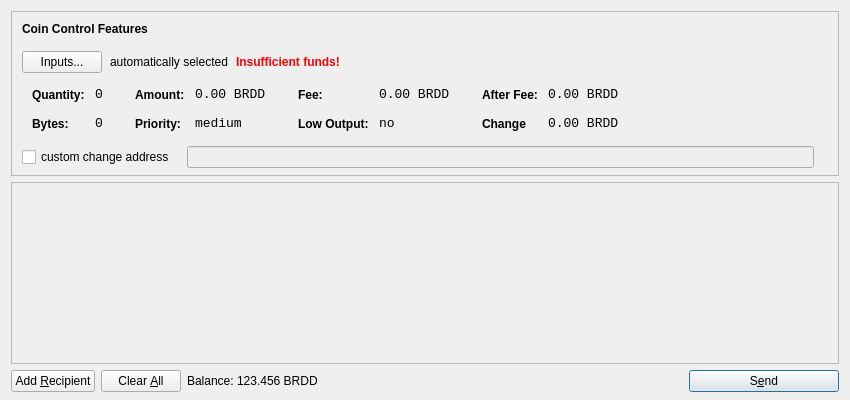
<?xml version="1.0" encoding="UTF-8"?>
<ui version="4.0">
 <class>SendCoinsDialog</class>
 <widget class="QDialog" name="SendCoinsDialog">
  <property name="geometry">
   <rect>
    <x>0</x>
    <y>0</y>
    <width>850</width>
    <height>400</height>
   </rect>
  </property>
  <property name="windowTitle">
   <string>Send Coins</string>
  </property>
  <layout class="QVBoxLayout" name="verticalLayout" stretch="0,1,0">
   <property name="bottomMargin">
    <number>8</number>
   </property>
   <item>
    <widget class="QFrame" name="frameCoinControl">
     <property name="sizePolicy">
      <sizepolicy hsizetype="Expanding" vsizetype="Expanding">
       <horstretch>0</horstretch>
       <verstretch>0</verstretch>
      </sizepolicy>
     </property>
     <property name="maximumSize">
      <size>
       <width>16777215</width>
       <height>16777215</height>
      </size>
     </property>
     <property name="frameShape">
      <enum>QFrame::StyledPanel</enum>
     </property>
     <property name="frameShadow">
      <enum>QFrame::Sunken</enum>
     </property>
     <layout class="QVBoxLayout" name="verticalLayoutCoinControl2">
      <property name="spacing">
       <number>-1</number>
      </property>
      <property name="leftMargin">
       <number>0</number>
      </property>
      <property name="topMargin">
       <number>0</number>
      </property>
      <property name="rightMargin">
       <number>0</number>
      </property>
      <property name="bottomMargin">
       <number>6</number>
      </property>
      <item>
       <layout class="QVBoxLayout" name="verticalLayoutCoinControl" stretch="0,0,0,0,1">
        <property name="spacing">
         <number>0</number>
        </property>
        <property name="leftMargin">
         <number>10</number>
        </property>
        <property name="topMargin">
         <number>10</number>
        </property>
        <item>
         <layout class="QHBoxLayout" name="horizontalLayoutCoinControl1">
          <property name="bottomMargin">
           <number>15</number>
          </property>
          <item>
           <widget class="QLabel" name="labelCoinControlFeatures">
            <property name="sizePolicy">
             <sizepolicy hsizetype="Preferred" vsizetype="Maximum">
              <horstretch>0</horstretch>
              <verstretch>0</verstretch>
             </sizepolicy>
            </property>
            <property name="font">
             <font>
              <weight>75</weight>
              <bold>true</bold>
             </font>
            </property>
            <property name="styleSheet">
             <string notr="true">font-weight:bold;</string>
            </property>
            <property name="text">
             <string>Coin Control Features</string>
            </property>
           </widget>
          </item>
         </layout>
        </item>
        <item>
         <layout class="QHBoxLayout" name="horizontalLayoutCoinControl2" stretch="0,0,0,0">
          <property name="spacing">
           <number>8</number>
          </property>
          <property name="bottomMargin">
           <number>10</number>
          </property>
          <item>
           <widget class="QPushButton" name="pushButtonCoinControl">
            <property name="styleSheet">
             <string notr="true"/>
            </property>
            <property name="text">
             <string>Inputs...</string>
            </property>
           </widget>
          </item>
          <item>
           <widget class="QLabel" name="labelCoinControlAutomaticallySelected">
            <property name="text">
             <string>automatically selected</string>
            </property>
            <property name="margin">
             <number>5</number>
            </property>
           </widget>
          </item>
          <item>
           <widget class="QLabel" name="labelCoinControlInsuffFunds">
            <property name="font">
             <font>
              <weight>75</weight>
              <bold>true</bold>
             </font>
            </property>
            <property name="styleSheet">
             <string notr="true">color:red;font-weight:bold;</string>
            </property>
            <property name="text">
             <string>Insufficient funds!</string>
            </property>
            <property name="margin">
             <number>5</number>
            </property>
           </widget>
          </item>
          <item>
           <spacer name="horizontalSpacerCoinControl">
            <property name="orientation">
             <enum>Qt::Horizontal</enum>
            </property>
            <property name="sizeHint" stdset="0">
             <size>
              <width>40</width>
              <height>1</height>
             </size>
            </property>
           </spacer>
          </item>
         </layout>
        </item>
        <item>
         <widget class="QWidget" name="widgetCoinControl" native="true">
          <property name="sizePolicy">
           <sizepolicy hsizetype="Preferred" vsizetype="Preferred">
            <horstretch>0</horstretch>
            <verstretch>0</verstretch>
           </sizepolicy>
          </property>
          <property name="minimumSize">
           <size>
            <width>0</width>
            <height>0</height>
           </size>
          </property>
          <property name="styleSheet">
           <string notr="true"/>
          </property>
          <layout class="QHBoxLayout" name="horizontalLayoutCoinControl5">
           <property name="margin">
            <number>0</number>
           </property>
           <item>
            <layout class="QHBoxLayout" name="horizontalLayoutCoinControl3" stretch="0,0,0,1">
             <property name="spacing">
              <number>20</number>
             </property>
             <property name="topMargin">
              <number>0</number>
             </property>
             <property name="bottomMargin">
              <number>10</number>
             </property>
             <item>
              <layout class="QFormLayout" name="formLayoutCoinControl1">
               <property name="horizontalSpacing">
                <number>10</number>
               </property>
               <property name="verticalSpacing">
                <number>14</number>
               </property>
               <property name="leftMargin">
                <number>10</number>
               </property>
               <property name="topMargin">
                <number>4</number>
               </property>
               <property name="rightMargin">
                <number>6</number>
               </property>
               <item row="0" column="0">
                <widget class="QLabel" name="labelCoinControlQuantityText">
                 <property name="styleSheet">
                  <string notr="true">font-weight:bold;</string>
                 </property>
                 <property name="text">
                  <string>Quantity:</string>
                 </property>
                 <property name="margin">
                  <number>0</number>
                 </property>
                </widget>
               </item>
               <item row="0" column="1">
                <widget class="QLabel" name="labelCoinControlQuantity">
                 <property name="font">
                  <font>
                   <family>Monospace</family>
                   <pointsize>10</pointsize>
                  </font>
                 </property>
                 <property name="cursor">
                  <cursorShape>IBeamCursor</cursorShape>
                 </property>
                 <property name="contextMenuPolicy">
                  <enum>Qt::ActionsContextMenu</enum>
                 </property>
                 <property name="text">
                  <string>0</string>
                 </property>
                 <property name="margin">
                  <number>0</number>
                 </property>
                 <property name="textInteractionFlags">
                  <set>Qt::LinksAccessibleByMouse|Qt::TextSelectableByKeyboard|Qt::TextSelectableByMouse</set>
                 </property>
                </widget>
               </item>
               <item row="1" column="0">
                <widget class="QLabel" name="labelCoinControlBytesText">
                 <property name="styleSheet">
                  <string notr="true">font-weight:bold;</string>
                 </property>
                 <property name="text">
                  <string>Bytes:</string>
                 </property>
                </widget>
               </item>
               <item row="1" column="1">
                <widget class="QLabel" name="labelCoinControlBytes">
                 <property name="font">
                  <font>
                   <family>Monospace</family>
                   <pointsize>10</pointsize>
                  </font>
                 </property>
                 <property name="cursor">
                  <cursorShape>IBeamCursor</cursorShape>
                 </property>
                 <property name="contextMenuPolicy">
                  <enum>Qt::ActionsContextMenu</enum>
                 </property>
                 <property name="text">
                  <string>0</string>
                 </property>
                 <property name="textInteractionFlags">
                  <set>Qt::LinksAccessibleByMouse|Qt::TextSelectableByKeyboard|Qt::TextSelectableByMouse</set>
                 </property>
                </widget>
               </item>
              </layout>
             </item>
             <item>
              <layout class="QFormLayout" name="formLayoutCoinControl2">
               <property name="horizontalSpacing">
                <number>10</number>
               </property>
               <property name="verticalSpacing">
                <number>14</number>
               </property>
               <property name="leftMargin">
                <number>6</number>
               </property>
               <property name="topMargin">
                <number>4</number>
               </property>
               <property name="rightMargin">
                <number>6</number>
               </property>
               <item row="0" column="0">
                <widget class="QLabel" name="labelCoinControlAmountText">
                 <property name="styleSheet">
                  <string notr="true">font-weight:bold;</string>
                 </property>
                 <property name="text">
                  <string>Amount:</string>
                 </property>
                 <property name="margin">
                  <number>0</number>
                 </property>
                </widget>
               </item>
               <item row="0" column="1">
                <widget class="QLabel" name="labelCoinControlAmount">
                 <property name="font">
                  <font>
                   <family>Monospace</family>
                   <pointsize>10</pointsize>
                  </font>
                 </property>
                 <property name="cursor">
                  <cursorShape>IBeamCursor</cursorShape>
                 </property>
                 <property name="contextMenuPolicy">
                  <enum>Qt::ActionsContextMenu</enum>
                 </property>
                 <property name="text">
                  <string>0.00 BRDD</string>
                 </property>
                 <property name="textInteractionFlags">
                  <set>Qt::LinksAccessibleByMouse|Qt::TextSelectableByKeyboard|Qt::TextSelectableByMouse</set>
                 </property>
                </widget>
               </item>
               <item row="1" column="0">
                <widget class="QLabel" name="labelCoinControlPriorityText">
                 <property name="styleSheet">
                  <string notr="true">font-weight:bold;</string>
                 </property>
                 <property name="text">
                  <string>Priority:</string>
                 </property>
                </widget>
               </item>
               <item row="1" column="1">
                <widget class="QLabel" name="labelCoinControlPriority">
                 <property name="font">
                  <font>
                   <family>Monospace</family>
                   <pointsize>10</pointsize>
                  </font>
                 </property>
                 <property name="cursor">
                  <cursorShape>IBeamCursor</cursorShape>
                 </property>
                 <property name="contextMenuPolicy">
                  <enum>Qt::ActionsContextMenu</enum>
                 </property>
                 <property name="text">
                  <string>medium</string>
                 </property>
                 <property name="textInteractionFlags">
                  <set>Qt::LinksAccessibleByMouse|Qt::TextSelectableByKeyboard|Qt::TextSelectableByMouse</set>
                 </property>
                </widget>
               </item>
              </layout>
             </item>
             <item>
              <layout class="QFormLayout" name="formLayoutCoinControl3">
               <property name="horizontalSpacing">
                <number>10</number>
               </property>
               <property name="verticalSpacing">
                <number>14</number>
               </property>
               <property name="leftMargin">
                <number>6</number>
               </property>
               <property name="topMargin">
                <number>4</number>
               </property>
               <property name="rightMargin">
                <number>6</number>
               </property>
               <item row="0" column="0">
                <widget class="QLabel" name="labelCoinControlFeeText">
                 <property name="styleSheet">
                  <string notr="true">font-weight:bold;</string>
                 </property>
                 <property name="text">
                  <string>Fee:</string>
                 </property>
                 <property name="margin">
                  <number>0</number>
                 </property>
                </widget>
               </item>
               <item row="0" column="1">
                <widget class="QLabel" name="labelCoinControlFee">
                 <property name="font">
                  <font>
                   <family>Monospace</family>
                   <pointsize>10</pointsize>
                  </font>
                 </property>
                 <property name="cursor">
                  <cursorShape>IBeamCursor</cursorShape>
                 </property>
                 <property name="contextMenuPolicy">
                  <enum>Qt::ActionsContextMenu</enum>
                 </property>
                 <property name="text">
                  <string>0.00 BRDD</string>
                 </property>
                 <property name="textInteractionFlags">
                  <set>Qt::LinksAccessibleByMouse|Qt::TextSelectableByKeyboard|Qt::TextSelectableByMouse</set>
                 </property>
                </widget>
               </item>
               <item row="1" column="0">
                <widget class="QLabel" name="labelCoinControlLowOutputText">
                 <property name="styleSheet">
                  <string notr="true">font-weight:bold;</string>
                 </property>
                 <property name="text">
                  <string>Low Output:</string>
                 </property>
                </widget>
               </item>
               <item row="1" column="1">
                <widget class="QLabel" name="labelCoinControlLowOutput">
                 <property name="font">
                  <font>
                   <family>Monospace</family>
                   <pointsize>10</pointsize>
                  </font>
                 </property>
                 <property name="cursor">
                  <cursorShape>IBeamCursor</cursorShape>
                 </property>
                 <property name="contextMenuPolicy">
                  <enum>Qt::ActionsContextMenu</enum>
                 </property>
                 <property name="text">
                  <string>no</string>
                 </property>
                 <property name="textInteractionFlags">
                  <set>Qt::LinksAccessibleByMouse|Qt::TextSelectableByKeyboard|Qt::TextSelectableByMouse</set>
                 </property>
                </widget>
               </item>
              </layout>
             </item>
             <item>
              <layout class="QFormLayout" name="formLayoutCoinControl4">
               <property name="horizontalSpacing">
                <number>10</number>
               </property>
               <property name="verticalSpacing">
                <number>14</number>
               </property>
               <property name="leftMargin">
                <number>6</number>
               </property>
               <property name="topMargin">
                <number>4</number>
               </property>
               <property name="rightMargin">
                <number>6</number>
               </property>
               <item row="0" column="0">
                <widget class="QLabel" name="labelCoinControlAfterFeeText">
                 <property name="styleSheet">
                  <string notr="true">font-weight:bold;</string>
                 </property>
                 <property name="text">
                  <string>After Fee:</string>
                 </property>
                 <property name="margin">
                  <number>0</number>
                 </property>
                </widget>
               </item>
               <item row="0" column="1">
                <widget class="QLabel" name="labelCoinControlAfterFee">
                 <property name="font">
                  <font>
                   <family>Monospace</family>
                   <pointsize>10</pointsize>
                  </font>
                 </property>
                 <property name="cursor">
                  <cursorShape>IBeamCursor</cursorShape>
                 </property>
                 <property name="contextMenuPolicy">
                  <enum>Qt::ActionsContextMenu</enum>
                 </property>
                 <property name="text">
                  <string>0.00 BRDD</string>
                 </property>
                 <property name="textInteractionFlags">
                  <set>Qt::LinksAccessibleByMouse|Qt::TextSelectableByKeyboard|Qt::TextSelectableByMouse</set>
                 </property>
                </widget>
               </item>
               <item row="1" column="0">
                <widget class="QLabel" name="labelCoinControlChangeText">
                 <property name="styleSheet">
                  <string notr="true">font-weight:bold;</string>
                 </property>
                 <property name="text">
                  <string>Change</string>
                 </property>
                </widget>
               </item>
               <item row="1" column="1">
                <widget class="QLabel" name="labelCoinControlChange">
                 <property name="font">
                  <font>
                   <family>Monospace</family>
                   <pointsize>10</pointsize>
                  </font>
                 </property>
                 <property name="cursor">
                  <cursorShape>IBeamCursor</cursorShape>
                 </property>
                 <property name="contextMenuPolicy">
                  <enum>Qt::ActionsContextMenu</enum>
                 </property>
                 <property name="text">
                  <string>0.00 BRDD</string>
                 </property>
                 <property name="textInteractionFlags">
                  <set>Qt::LinksAccessibleByMouse|Qt::TextSelectableByKeyboard|Qt::TextSelectableByMouse</set>
                 </property>
                </widget>
               </item>
              </layout>
             </item>
            </layout>
           </item>
          </layout>
         </widget>
        </item>
        <item>
         <layout class="QHBoxLayout" name="horizontalLayoutCoinControl4" stretch="0,0,0">
          <property name="spacing">
           <number>12</number>
          </property>
          <property name="sizeConstraint">
           <enum>QLayout::SetDefaultConstraint</enum>
          </property>
          <property name="topMargin">
           <number>5</number>
          </property>
          <property name="rightMargin">
           <number>5</number>
          </property>
          <item>
           <widget class="QCheckBox" name="checkBoxCoinControlChange">
            <property name="text">
             <string>custom change address</string>
            </property>
           </widget>
          </item>
          <item>
           <widget class="QLineEdit" name="lineEditCoinControlChange">
            <property name="enabled">
             <bool>false</bool>
            </property>
            <property name="sizePolicy">
             <sizepolicy hsizetype="Expanding" vsizetype="Fixed">
              <horstretch>0</horstretch>
              <verstretch>0</verstretch>
             </sizepolicy>
            </property>
           </widget>
          </item>
          <item>
           <widget class="QLabel" name="labelCoinControlChangeLabel">
            <property name="sizePolicy">
             <sizepolicy hsizetype="Preferred" vsizetype="Expanding">
              <horstretch>0</horstretch>
              <verstretch>0</verstretch>
             </sizepolicy>
            </property>
            <property name="minimumSize">
             <size>
              <width>0</width>
              <height>0</height>
             </size>
            </property>
            <property name="text">
             <string/>
            </property>
            <property name="margin">
             <number>3</number>
            </property>
           </widget>
          </item>
         </layout>
        </item>
        <item>
         <spacer name="verticalSpacerCoinControl">
          <property name="orientation">
           <enum>Qt::Vertical</enum>
          </property>
          <property name="sizeHint" stdset="0">
           <size>
            <width>800</width>
            <height>1</height>
           </size>
          </property>
         </spacer>
        </item>
       </layout>
      </item>
     </layout>
    </widget>
   </item>
   <item>
    <widget class="QScrollArea" name="scrollArea">
     <property name="widgetResizable">
      <bool>true</bool>
     </property>
     <widget class="QWidget" name="scrollAreaWidgetContents">
      <property name="geometry">
       <rect>
        <x>0</x>
        <y>0</y>
        <width>830</width>
        <height>165</height>
       </rect>
      </property>
      <layout class="QVBoxLayout" name="verticalLayout_2">
       <property name="margin">
        <number>0</number>
       </property>
       <item>
        <layout class="QVBoxLayout" name="entries">
         <property name="spacing">
          <number>6</number>
         </property>
        </layout>
       </item>
       <item>
        <spacer name="verticalSpacer">
         <property name="orientation">
          <enum>Qt::Vertical</enum>
         </property>
         <property name="sizeHint" stdset="0">
          <size>
           <width>20</width>
           <height>40</height>
          </size>
         </property>
        </spacer>
       </item>
      </layout>
     </widget>
    </widget>
   </item>
   <item>
    <layout class="QHBoxLayout" name="horizontalLayout">
     <item>
      <widget class="QPushButton" name="addButton">
       <property name="toolTip">
        <string>Send to multiple recipients at once</string>
       </property>
       <property name="text">
        <string>Add &amp;Recipient</string>
       </property>
       <property name="icon">
        <iconset resource="../bitcoin.qrc">
         <normaloff>:/icons/add</normaloff>:/icons/add</iconset>
       </property>
       <property name="autoDefault">
        <bool>false</bool>
       </property>
      </widget>
     </item>
     <item>
      <widget class="QPushButton" name="clearButton">
       <property name="sizePolicy">
        <sizepolicy hsizetype="Minimum" vsizetype="Fixed">
         <horstretch>0</horstretch>
         <verstretch>0</verstretch>
        </sizepolicy>
       </property>
       <property name="toolTip">
        <string>Remove all transaction fields</string>
       </property>
       <property name="text">
        <string>Clear &amp;All</string>
       </property>
       <property name="icon">
        <iconset resource="../bitcoin.qrc">
         <normaloff>:/icons/remove</normaloff>:/icons/remove</iconset>
       </property>
       <property name="autoRepeatDelay">
        <number>300</number>
       </property>
       <property name="autoDefault">
        <bool>false</bool>
       </property>
      </widget>
     </item>
     <item>
      <layout class="QHBoxLayout" name="horizontalLayout_2">
       <property name="spacing">
        <number>3</number>
       </property>
       <item>
        <widget class="QLabel" name="label">
         <property name="sizePolicy">
          <sizepolicy hsizetype="Preferred" vsizetype="Fixed">
           <horstretch>0</horstretch>
           <verstretch>0</verstretch>
          </sizepolicy>
         </property>
         <property name="text">
          <string>Balance:</string>
         </property>
        </widget>
       </item>
       <item>
        <widget class="QLabel" name="labelBalance">
         <property name="sizePolicy">
          <sizepolicy hsizetype="Preferred" vsizetype="Fixed">
           <horstretch>0</horstretch>
           <verstretch>0</verstretch>
          </sizepolicy>
         </property>
         <property name="cursor">
          <cursorShape>IBeamCursor</cursorShape>
         </property>
         <property name="text">
          <string>123.456 BRDD</string>
         </property>
         <property name="textInteractionFlags">
          <set>Qt::LinksAccessibleByMouse|Qt::TextSelectableByKeyboard|Qt::TextSelectableByMouse</set>
         </property>
        </widget>
       </item>
      </layout>
     </item>
     <item>
      <spacer name="horizontalSpacer">
       <property name="orientation">
        <enum>Qt::Horizontal</enum>
       </property>
       <property name="sizeHint" stdset="0">
        <size>
         <width>40</width>
         <height>20</height>
        </size>
       </property>
      </spacer>
     </item>
     <item>
      <widget class="QPushButton" name="sendButton">
       <property name="minimumSize">
        <size>
         <width>150</width>
         <height>0</height>
        </size>
       </property>
       <property name="toolTip">
        <string>Confirm the send action</string>
       </property>
       <property name="text">
        <string>S&amp;end</string>
       </property>
       <property name="icon">
        <iconset resource="../bitcoin.qrc">
         <normaloff>:/icons/send</normaloff>:/icons/send</iconset>
       </property>
       <property name="default">
        <bool>true</bool>
       </property>
      </widget>
     </item>
    </layout>
   </item>
  </layout>
 </widget>
 <resources>
  <include location="../bitcoin.qrc"/>
 </resources>
 <connections/>
</ui>
